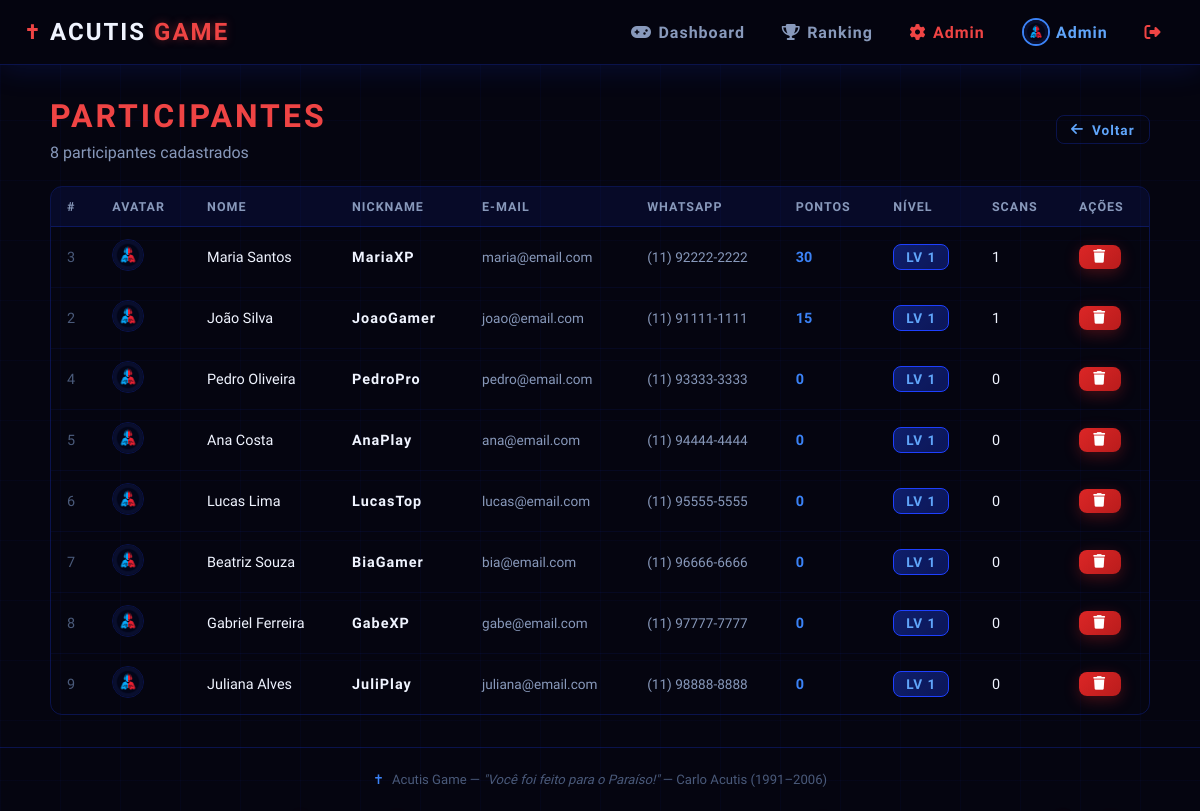
/admin/participantes (signed in), run on the app's committed database.
### models/models.py (models this page shows, shortened)
class Participante(UserMixin, db.Model):
    __tablename__ = 'participantes'
    id = db.Column(db.Integer, primary_key=True)
    uid = db.Column(db.String(36), unique=True, default=lambda: str(uuid.uuid4()))
    nome = db.Column(db.String(120), nullable=False)
    nickname = db.Column(db.String(30), unique=True, nullable=False)
    email = db.Column(db.String(150), unique=True, nullable=False)
    whatsapp = db.Column(db.String(20), nullable=False)
    senha_hash = db.Column(db.String(256), nullable=False)
    avatar = db.Column(db.String(200), default='/static/img/default_avatar.png')
    pontos = db.Column(db.Integer, default=0)
    xp = db.Column(db.Integer, default=0)
    streak = db.Column(db.Integer, default=0)
    ultimo_scan = db.Column(db.DateTime, nullable=True)
    is_admin = db.Column(db.Boolean, default=False)
    criado_em = db.Column(db.DateTime, default=datetime.utcnow)
    scans = db.relationship('Scan', backref='participante', lazy='dynamic')
    badges = db.relationship('ParticipanteBadge', backref='participante', lazy='dynamic')
    def calcular_nivel(self):
        if self.xp <= 0:
            return 1
        return min(int(math.log2(self.xp / 50 + 1)) + 1, 99)

### routes/admin.py (the view)
@admin_bp.route('/participantes')
@admin_required
def participantes():
    lista = Participante.query.filter_by(is_admin=False).order_by(Participante.pontos.desc()).all()
    return render_template('admin/participantes.html', participantes=lista)

### routes/admin.py (called while the page is built)
def admin_required(f):
    @wraps(f)
    @login_required
    def wrapper(*args, **kwargs):
        if not current_user.is_admin:
            flash('Acesso negado. Apenas administradores.', 'error')
            return redirect(url_for('main.index'))
        return f(*args, **kwargs)
    return wrapper

### templates/admin/participantes.html (shortened to what this page needs)
{% extends "base.html" %}
{% block content %}
<div style="max-width:1100px; margin:0 auto;">
    <div style="display:flex; align-items:center; justify-content:space-between; margin-bottom:1.5rem; flex-wrap:wrap; gap:1rem;">
        <div>
            <h1 class="section-title"><span class="accent-red">PARTICIPANTES</span></h1>
            <p class="text-muted">{{ participantes|length }} participantes cadastrados</p>
        </div>
        <a href="{{ url_for('admin.panel') }}" class="btn btn-outline btn-sm">
            <i class="fas fa-arrow-left"></i> Voltar
        </a>
    </div>
    {% if participantes %}
    <div class="table-container">
        <table class="table">
            <thead>
                <tr>
                    <th>#</th>
                    <th>Avatar</th>
                    <th>Nome</th>
                    <th>Nickname</th>
                    <th>E-mail</th>
                    <th>WhatsApp</th>
                    <th>Pontos</th>
                    <th>Nível</th>
                    <th>Scans</th>
                    <th>Ações</th>
                </tr>
            </thead>
            <tbody>
                {% for p in participantes %}
                <tr>
                    <td style="color:var(--text-dim);">{{ p.id }}</td>
                    <td>
                        <img src="{{ p.avatar or '/static/img/default_avatar.png' }}"
                             style="width:32px; height:32px; border-radius:50%; object-fit:cover;
                                    border:1px solid var(--border);"
                             onerror="this.src='/static/img/default_avatar.png'">
                    </td>
                    <td>{{ p.nome }}</td>
                    <td style="font-family:var(--font-display); font-weight:700; letter-spacing:1px;">
                        {{ p.nickname }}
                    </td>
                    <td style="font-size:.85rem; color:var(--text-muted);">{{ p.email }}</td>
                    <td style="font-size:.85rem; color:var(--text-muted);">{{ p.whatsapp }}</td>
                    <td>
                        <span style="font-family:var(--font-display); font-weight:700; color:var(--azul-neon);">
                            {{ p.pontos }}
                        </span>
                    </td>
                    <td><span class="nivel-badge">LV {{ p.calcular_nivel() }}</span></td>
                    <td>{{ p.scans.count() }}</td>
                    <td>
                        <a href="{{ url_for('admin.excluir_participante', id=p.id) }}"
                           class="btn btn-danger btn-sm"
                           onclick="return confirm('Excluir participante {{ p.nickname }}? Isso removerá todos os dados.');"
                           title="Excluir">
                            <i class="fas fa-trash"></i>
                        </a>
                    </td>
                </tr>
                {% endfor %}
            </tbody>
        </table>
    </div>
    {% else %}
    <div class="card text-center text-muted" style="padding:3rem;">
        <p style="font-size:2rem; margin-bottom:1rem;">👥</p>
        <p>Nenhum participante cadastrado ainda.</p>
    </div>
    {% endif %}
</div>
{% endblock %}

### templates/base.html (shortened to what this page needs)
<!DOCTYPE html>
<html lang="pt-BR">
<head>
    <link rel="stylesheet" href="https://cdnjs.cloudflare.com/ajax/libs/font-awesome/6.5.0/css/all.min.css">
    <link rel="stylesheet" href="{{ url_for('static', filename='css/main.css') }}">
</head>
<body>
    <div class="bg-particles" id="bgParticles"></div>
    <div class="grid-overlay"></div>
    <nav class="navbar">
        <div class="nav-container">
            <a href="{{ url_for('main.index') }}" class="nav-logo">
                <span class="logo-cross">✝</span>
                <span class="logo-text">ACUTIS <span class="accent">GAME</span></span>
            </a>
            <div class="nav-links">
                {% if current_user.is_authenticated %}
                    <a href="{{ url_for('main.dashboard') }}" class="nav-link">
                        <i class="fas fa-gamepad"></i> Dashboard
                    </a>
                    <a href="{{ url_for('main.ranking') }}" class="nav-link">
                        <i class="fas fa-trophy"></i> Ranking
                    </a>
                    {% if current_user.is_admin %}
                    <a href="{{ url_for('admin.panel') }}" class="nav-link nav-admin">
                        <i class="fas fa-cog"></i> Admin
                    </a>
                    {% endif %}
                    <a href="{{ url_for('main.perfil', nickname=current_user.nickname) }}" class="nav-link nav-user">
                        <img src="{{ current_user.avatar or '/static/img/default_avatar.png' }}" class="nav-avatar" alt="Avatar">
                        {{ current_user.nickname }}
                    </a>
                    <a href="{{ url_for('auth.logout') }}" class="nav-link nav-logout">
                        <i class="fas fa-sign-out-alt"></i>
                    </a>
                {% else %}
                    <a href="{{ url_for('auth.login') }}" class="nav-link">Login</a>
                    <a href="{{ url_for('auth.cadastro') }}" class="btn-nav-primary">Participar</a>
                {% endif %}
            </div>
        </div>
    </nav>
    <main class="main-content">
        {% block content %}{% endblock %}
    </main>
    <footer class="footer">
        <p>
            <span class="footer-cross">✝</span>
            Acutis Game &mdash; <em>"Você foi feito para o Paraíso!"</em>
            &mdash; Carlo Acutis (1991–2006)
        </p>
    </footer>
</body>
</html>

### data on the page
Participante: avatar (placeholder picture), nickname "Admin"
Participante: id "3", avatar (placeholder picture), nome "Maria Santos", nickname "MariaXP", email "maria@email.com", whatsapp "(11) 92222-2222", pontos "30", calcular_nivel "1", scans.count "1"
Participante: id "2", avatar (placeholder picture), nome "João Silva", nickname "JoaoGamer", email "joao@email.com", whatsapp "(11) 91111-1111", pontos "15", calcular_nivel "1", scans.count "1"
Participante: id "4", avatar (placeholder picture), nome "Pedro Oliveira", nickname "PedroPro", email "pedro@email.com", whatsapp "(11) 93333-3333", pontos "0", calcular_nivel "1", scans.count "0"
Participante: id "5", avatar (placeholder picture), nome "Ana Costa", nickname "AnaPlay", email "ana@email.com", whatsapp "(11) 94444-4444", pontos "0", calcular_nivel "1", scans.count "0"
Participante: id "6", avatar (placeholder picture), nome "Lucas Lima", nickname "LucasTop", email "lucas@email.com", whatsapp "(11) 95555-5555", pontos "0", calcular_nivel "1", scans.count "0"
Participante: id "7", avatar (placeholder picture), nome "Beatriz Souza", nickname "BiaGamer", email "bia@email.com", whatsapp "(11) 96666-6666", pontos "0", calcular_nivel "1", scans.count "0"
Participante: id "8", avatar (placeholder picture), nome "Gabriel Ferreira", nickname "GabeXP", email "gabe@email.com", whatsapp "(11) 97777-7777", pontos "0", calcular_nivel "1", scans.count "0"
Participante: id "9", avatar (placeholder picture), nome "Juliana Alves", nickname "JuliPlay", email "juliana@email.com", whatsapp "(11) 98888-8888", pontos "0", calcular_nivel "1", scans.count "0"

### other printed values
{{ participantes|length }} "8"
